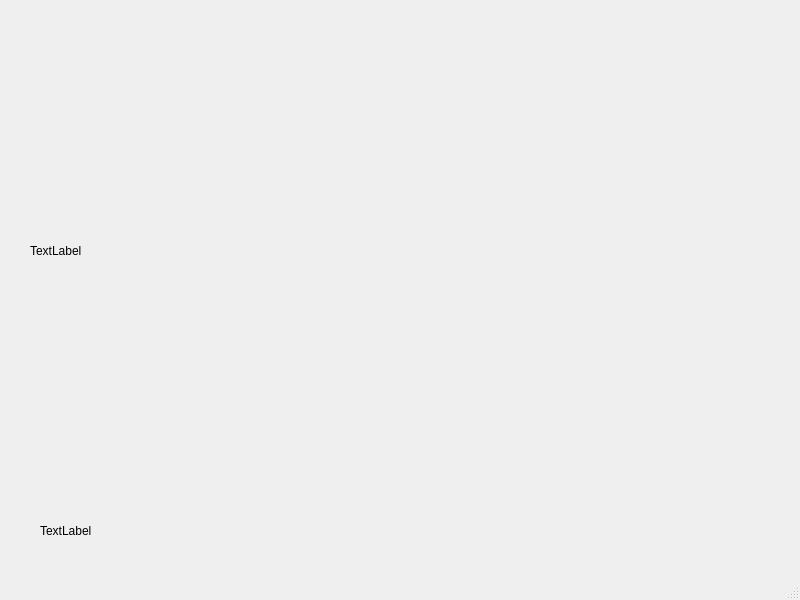
<?xml version="1.0" encoding="UTF-8"?>
<ui version="4.0">
 <class>MainWindow</class>
 <widget class="QMainWindow" name="MainWindow">
  <property name="geometry">
   <rect>
    <x>0</x>
    <y>0</y>
    <width>800</width>
    <height>600</height>
   </rect>
  </property>
  <property name="windowTitle">
   <string>MainWindow</string>
  </property>
  <widget class="QWidget" name="centralwidget">
   <widget class="QLabel" name="labelVideo">
    <property name="geometry">
     <rect>
      <x>30</x>
      <y>20</y>
      <width>731</width>
      <height>461</height>
     </rect>
    </property>
    <property name="text">
     <string>TextLabel</string>
    </property>
   </widget>
   <widget class="QLabel" name="labelCount">
    <property name="geometry">
     <rect>
      <x>40</x>
      <y>500</y>
      <width>111</width>
      <height>61</height>
     </rect>
    </property>
    <property name="text">
     <string>TextLabel</string>
    </property>
   </widget>
  </widget>
  <widget class="QMenuBar" name="menubar">
   <property name="geometry">
    <rect>
     <x>0</x>
     <y>0</y>
     <width>800</width>
     <height>23</height>
    </rect>
   </property>
  </widget>
  <widget class="QStatusBar" name="statusbar"/>
 </widget>
 <resources/>
 <connections/>
</ui>
